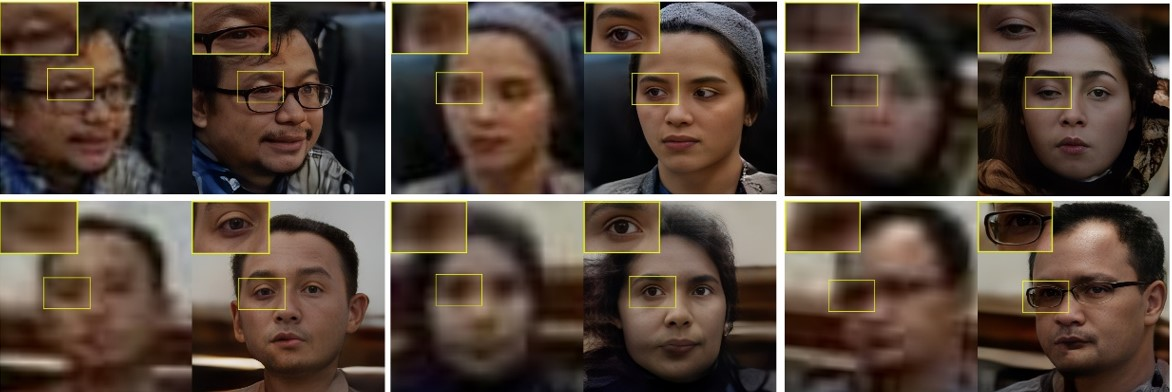
#> input picture hasil1.jpg, 1172 x 392 px
$ python -i main.py   (imports and definitions only)
#> lines starting #> are read from the running program, lines starting #| are printed output that depends on the picture
### Helpers/helpers.py
import imutils
import os
import cv2
import numpy as np
import torch
import torch.nn as nn
from ESRGAN import RealESRGAN
from PIL import Image
from skimage.transform import pyramid_gaussian
torch.backends.cudnn.benchmark = True


# [42 lines left out: functions pyramid, pyramid_gaussian, split_image_with_overlap, not called in this run]

def sliding_window(image, step_size, window_size):
    if image.shape[1] > image.shape[0]:
        for x in range(0, image.shape[1], step_size):
            yield (x, image[0:, x:x + window_size[0]])

    else:
        for y in range(0, image.shape[0], step_size):
            yield(y, image[y:y + window_size[1], 0:])

# [9 lines left out: function sliding_window_with_overlap, not called in this run]

def get_image_from_sliding_window(image_path):
#> called with image_path = 'hasil1.jpg'
    image = cv2.imread(image_path)
#> image is the input picture: shape (392, 1172, 3); mean B, G, R 58.4, 68.6, 84
    images = []
    winH, winW = (600, 600)

    for (x, window) in sliding_window(image, step_size = 32, window_size = (winW, winH)):
        if image.shape[1] > image.shape[0]:
            if window.shape[1] != winW:
                continue

            clone = image.copy()
            clone = clone[0:, x:x + winW, :]
            images.append(clone)

        else:
            if window.shape[0] != winH:
                continue

            clone = image.copy()
            clone = clone[x:x + winH, 0:]
            images.append(clone)
#> this loop made 37 passes
#> x on passes 1 to 12: 0, 32, 64, 96, 128, 160, 192, 224, 256, 288, 320, 352
#> pass 1, in get_image_from_sliding_window, `clone = clone[0:, x:x + winW, :]`:
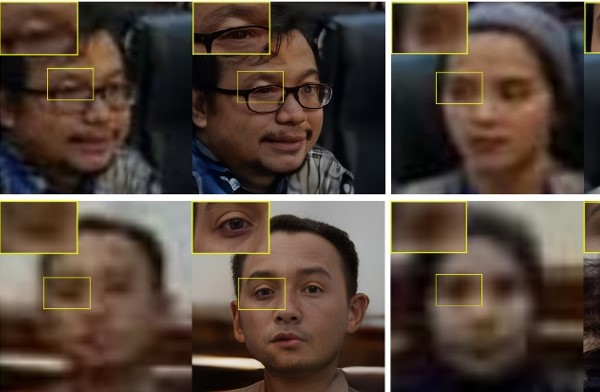
#> clone: shape (392, 600, 3); mean B, G, R 59.4, 69.5, 84.6
#> pass 2, in get_image_from_sliding_window, `clone = clone[0:, x:x + winW, :]`:
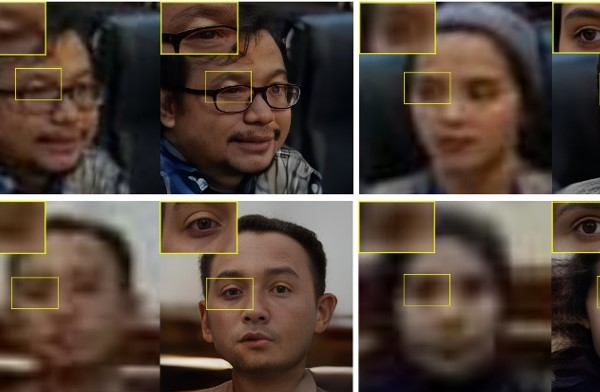
#> clone: shape (392, 600, 3); mean B, G, R 58.4, 68.2, 82.9
#> pass 3, in get_image_from_sliding_window, `clone = clone[0:, x:x + winW, :]`:
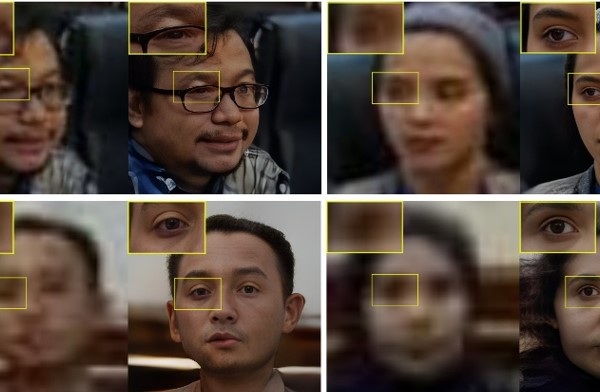
#> clone: shape (392, 600, 3); mean B, G, R 59, 68.5, 83.1
#> after the loop, images = 18 items

    return images

def forward_prop(image, scale = 2, path = 'weights/RealESRGAN_x2.pth'):
    device = torch.device('cuda' if torch.cuda.is_available() else 'cpu')
    model = RealESRGAN(device, scale = scale)
    model.load_weights(path, download = True)
    images = []

    for i, img in enumerate(image):
        img = cv2.cvtColor(img, cv2.COLOR_BGR2RGB)
        print(f'berhasil {i+1}')
        sr_image = model.predict(img)
        images.append(sr_image)

    return images

# [86 lines left out: functions forward_prop_without_slide, stitching_image, concatenate_images, equalize_hist, apply_clahe, not called in this run]

### main.py
import numpy as np
import argparse
from Helpers.helpers import (
    get_image_from_sliding_window,
    forward_prop,
    forward_prop_without_slide,
    stitching_image,
    equalize_hist,
)
import cv2

def is_sliding(input_image, output_image, slide = True):
    if slide:
        sliding_images = get_image_from_sliding_window(input_image)
#> sliding_images = 18 items
        gans_images = forward_prop(sliding_images,
                                   scale = 4,
                                   path = 'weights\RealESRGAN_x4.pth')
        stitched = stitching_image(gans_images)
        stitched = cv2.cvtColor(stitched, cv2.COLOR_RGB2BGR)
        final_img = equalize_hist(stitched)
        cv2.imwrite(output_image, final_img)
        cv2.imshow("Stitched", final_img)
        cv2.waitKey(0)

    else:
        image = cv2.imread(input_image)
        image = forward_prop_without_slide(image,
                                           scale = 4,
                                           path = 'weights\RealESRGAN_x4.pth')

        image = np.array(image)
        image_bw = cv2.cvtColor(image, cv2.COLOR_RGB2GRAY)

        clahe = cv2.createCLAHE(clipLimit = 10)
        final_img = clahe.apply(image_bw)
        cv2.imwrite(output_image, final_img)
        cv2.imshow("Result", final_img)
        cv2.waitKey(0)

def main(input_image, output_image) -> int:
    is_sliding(input_image, output_image, slide = False)

# [7 lines not run here, left out]

#> (the run stopped early here; a loop or call above may not have finished)

$ run again, on hasil3.jpg
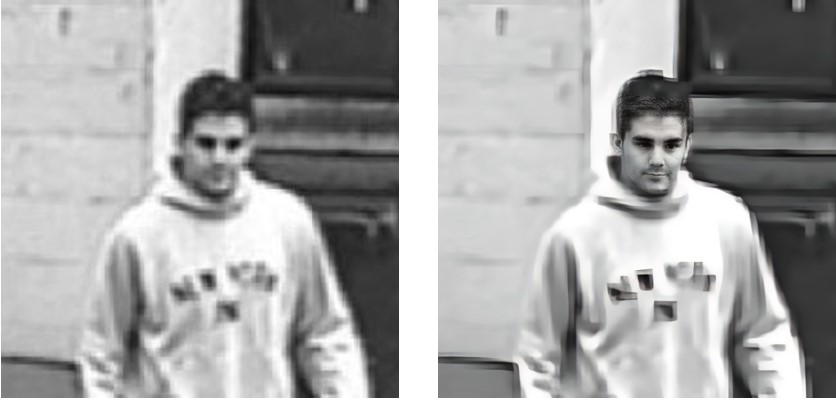
#> input picture hasil3.jpg, 836 x 400 px
#> in get_image_from_sliding_window, image is the input picture: shape (400, 836, 3); mean B, G, R 165.4, 165.5, 165.4
#> the loop in get_image_from_sliding_window, `for (x, window) in sliding_window(image, step_size = 32, window_size =..` made 27 passes
#> x on passes 1 to 8: 0, 32, 64, 96, 128, 160, 192, 224
#> pass 1, in get_image_from_sliding_window, `clone = clone[0:, x:x + winW, :]`:
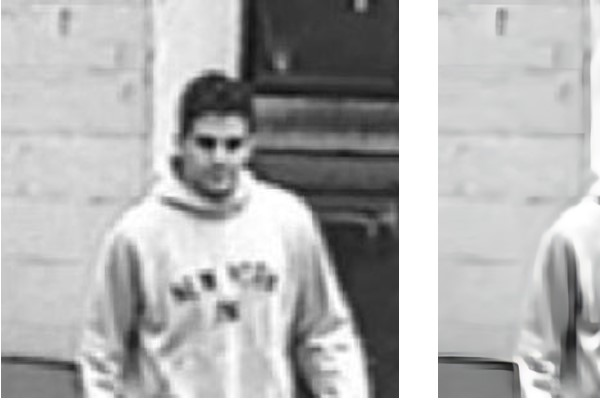
#> clone: shape (400, 600, 3); mean B, G, R 176.2, 176.3, 176.2
#> pass 3, in get_image_from_sliding_window, `clone = clone[0:, x:x + winW, :]`:
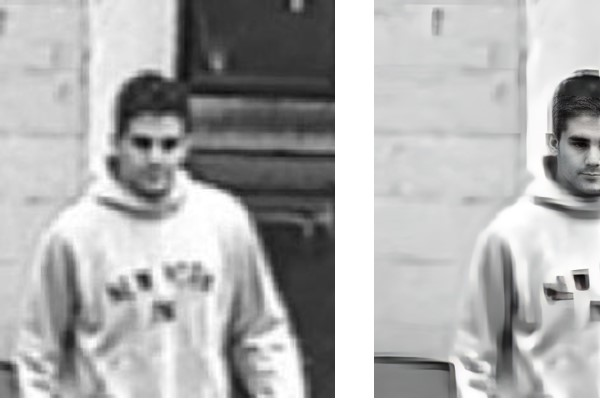
#> clone: shape (400, 600, 3); mean B, G, R 174.9, 175, 174.9
#> after the loop in get_image_from_sliding_window, `for (x, window) in sliding_window(image, step_size = 32, window_size =..`: images = 8 items
